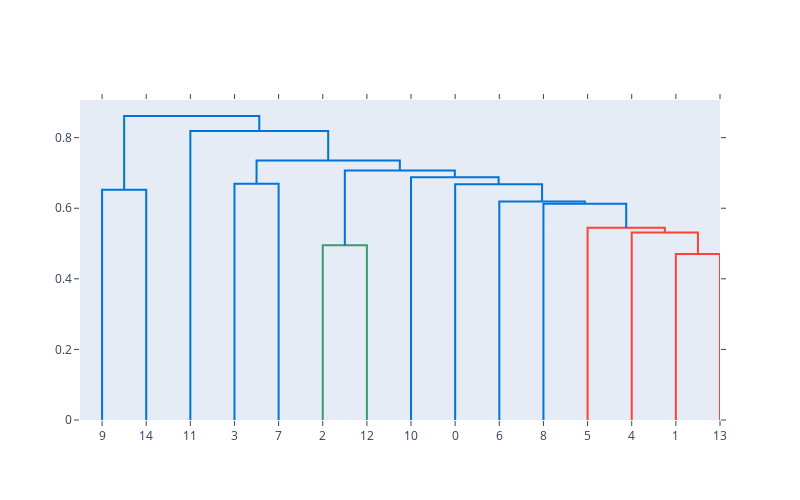

This figure's notebook cell:
### Code cell
fig=ff.create_dendrogram(X[["B","C","D","E","F","G"]],\
        distfun=lambda x: pdist(x, "euclidean"),linkagefun=lambda x: sch.linkage(x, "single"))

fig.update_layout(width=800, height=500)
fig.show()

### Figure 1 — Plotly figure (JSON) as saved in the notebook; plotly's stock layout.template omitted (floating-point values rounded to 4 significant figures)
{"data": [{"hoverinfo": "text", "marker": {"color": "rgb(0,116,217)"}, "mode": "lines", "type": "scatter", "x": [5, 5, 15, 15], "xaxis": "x", "y": [0, 0.6527, 0.6527, 0], "yaxis": "y"}, {"hoverinfo": "text", "marker": {"color": "rgb(0,116,217)"}, "mode": "lines", "type": "scatter", "x": [35, 35, 45, 45], "xaxis": "x", "y": [0, 0.6692, 0.6692, 0], "yaxis": "y"}, {"hoverinfo": "text", "marker": {"color": "rgb(61,153,112)"}, "mode": "lines", "type": "scatter", "x": [55, 55, 65, 65], "xaxis": "x", "y": [0, 0.4953, 0.4953, 0], "yaxis": "y"}, {"hoverinfo": "text", "marker": {"color": "rgb(255,65,54)"}, "mode": "lines", "type": "scatter", "x": [135, 135, 145, 145], "xaxis": "x", "y": [0, 0.4704, 0.4704, 0], "yaxis": "y"}, {"hoverinfo": "text", "marker": {"color": "rgb(255,65,54)"}, "mode": "lines", "type": "scatter", "x": [125, 125, 140, 140], "xaxis": "x", "y": [0, 0.5316, 0.5316, 0.4704], "yaxis": "y"}, {"hoverinfo": "text", "marker": {"color": "rgb(255,65,54)"}, "mode": "lines", "type": "scatter", "x": [115, 115, 132.5, 132.5], "xaxis": "x", "y": [0, 0.5449, 0.5449, 0.5316], "yaxis": "y"}, {"hoverinfo": "text", "marker": {"color": "rgb(0,116,217)"}, "mode": "lines", "type": "scatter", "x": [105, 105, 123.8, 123.8], "xaxis": "x", "y": [0, 0.6131, 0.6131, 0.5449], "yaxis": "y"}, {"hoverinfo": "text", "marker": {"color": "rgb(0,116,217)"}, "mode": "lines", "type": "scatter", "x": [95, 95, 114.4, 114.4], "xaxis": "x", "y": [0, 0.6188, 0.6188, 0.6131], "yaxis": "y"}, {"hoverinfo": "text", "marker": {"color": "rgb(0,116,217)"}, "mode": "lines", "type": "scatter", "x": [85, 85, 104.7, 104.7], "xaxis": "x", "y": [0, 0.6681, 0.6681, 0.6188], "yaxis": "y"}, {"hoverinfo": "text", "marker": {"color": "rgb(0,116,217)"}, "mode": "lines", "type": "scatter", "x": [75, 75, 94.84, 94.84], "xaxis": "x", "y": [0, 0.6877, 0.6877, 0.6681], "yaxis": "y"}, {"hoverinfo": "text", "marker": {"color": "rgb(0,116,217)"}, "mode": "lines", "type": "scatter", "x": [60, 60, 84.92, 84.92], "xaxis": "x", "y": [0.4953, 0.7072, 0.7072, 0.6877], "yaxis": "y"}, {"hoverinfo": "text", "marker": {"color": "rgb(0,116,217)"}, "mode": "lines", "type": "scatter", "x": [40, 40, 72.46, 72.46], "xaxis": "x", "y": [0.6692, 0.7356, 0.7356, 0.7072], "yaxis": "y"}, {"hoverinfo": "text", "marker": {"color": "rgb(0,116,217)"}, "mode": "lines", "type": "scatter", "x": [25, 25, 56.23, 56.23], "xaxis": "x", "y": [0, 0.8186, 0.8186, 0.7356], "yaxis": "y"}, {"hoverinfo": "text", "marker": {"color": "rgb(0,116,217)"}, "mode": "lines", "type": "scatter", "x": [10, 10, 40.62, 40.62], "xaxis": "x", "y": [0.6527, 0.8614, 0.8614, 0.8186], "yaxis": "y"}], "layout": {"autosize": false, "height": 500, "hovermode": "closest", "showlegend": false, "width": 800, "xaxis": {"mirror": "allticks", "rangemode": "tozero", "showgrid": false, "showline": true, "showticklabels": true, "tickmode": "array", "ticks": "outside", "ticktext": ["9", "14", "11", "3", "7", "2", "12", "10", "0", "6", "8", "5", "4", "1", "13"], "tickvals": [5, 15, 25, 35, 45, 55, 65, 75, 85, 95, 105, 115, 125, 135, 145], "type": "linear", "zeroline": false}, "yaxis": {"mirror": "allticks", "rangemode": "tozero", "showgrid": false, "showline": true, "showticklabels": true, "ticks": "outside", "type": "linear", "zeroline": false}}}
